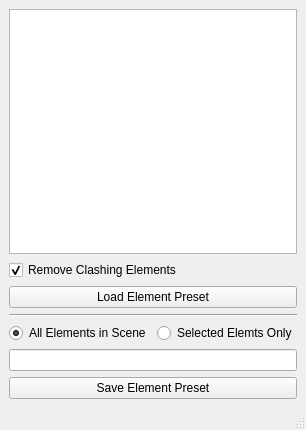
<?xml version="1.0" encoding="UTF-8"?>
<ui version="4.0">
 <class>MainWindow</class>
 <widget class="QMainWindow" name="MainWindow">
  <property name="geometry">
   <rect>
    <x>0</x>
    <y>0</y>
    <width>272</width>
    <height>430</height>
   </rect>
  </property>
  <property name="windowTitle">
   <string>Vray Render Elements</string>
  </property>
  <widget class="QWidget" name="centralwidget">
   <layout class="QGridLayout" name="gridLayout">
    <item row="0" column="0" colspan="2">
     <widget class="QListWidget" name="presetList"/>
    </item>
    <item row="3" column="0" colspan="2">
     <widget class="Line" name="line">
      <property name="orientation">
       <enum>Qt::Horizontal</enum>
      </property>
     </widget>
    </item>
    <item row="5" column="0" colspan="2">
     <widget class="QLineEdit" name="presetName"/>
    </item>
    <item row="4" column="1">
     <widget class="QRadioButton" name="selectedElemets">
      <property name="text">
       <string>Selected Elemts Only</string>
      </property>
     </widget>
    </item>
    <item row="2" column="0" colspan="2">
     <widget class="QPushButton" name="loadPreset">
      <property name="text">
       <string>Load Element Preset</string>
      </property>
     </widget>
    </item>
    <item row="4" column="0">
     <widget class="QRadioButton" name="allElements">
      <property name="text">
       <string>All Elements in Scene</string>
      </property>
      <property name="checked">
       <bool>true</bool>
      </property>
     </widget>
    </item>
    <item row="6" column="0" colspan="2">
     <widget class="QPushButton" name="savePreset">
      <property name="text">
       <string>Save Element Preset</string>
      </property>
     </widget>
    </item>
    <item row="1" column="0" colspan="2">
     <widget class="QCheckBox" name="checkBox">
      <property name="text">
       <string>Remove Clashing Elements</string>
      </property>
      <property name="checked">
       <bool>true</bool>
      </property>
     </widget>
    </item>
   </layout>
  </widget>
  <widget class="QMenuBar" name="menubar">
   <property name="geometry">
    <rect>
     <x>0</x>
     <y>0</y>
     <width>272</width>
     <height>18</height>
    </rect>
   </property>
  </widget>
  <widget class="QStatusBar" name="statusbar"/>
 </widget>
 <resources/>
 <connections/>
</ui>
